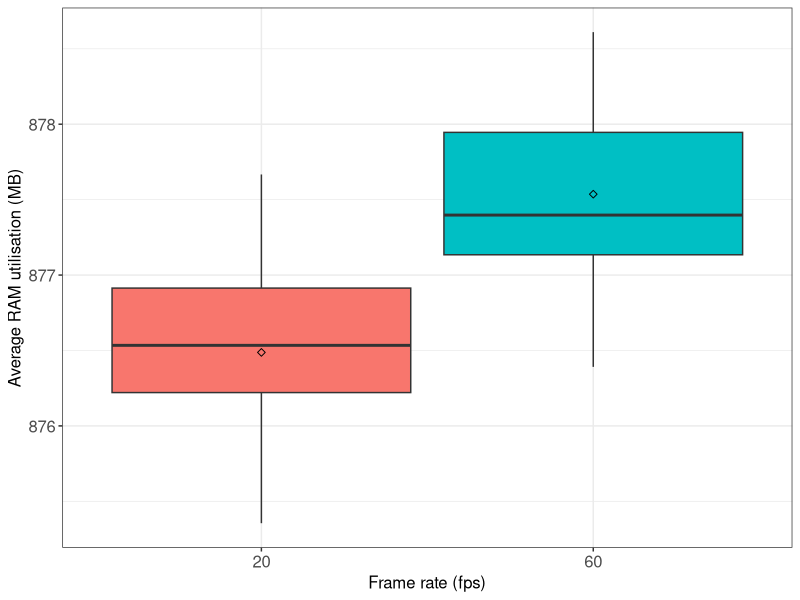
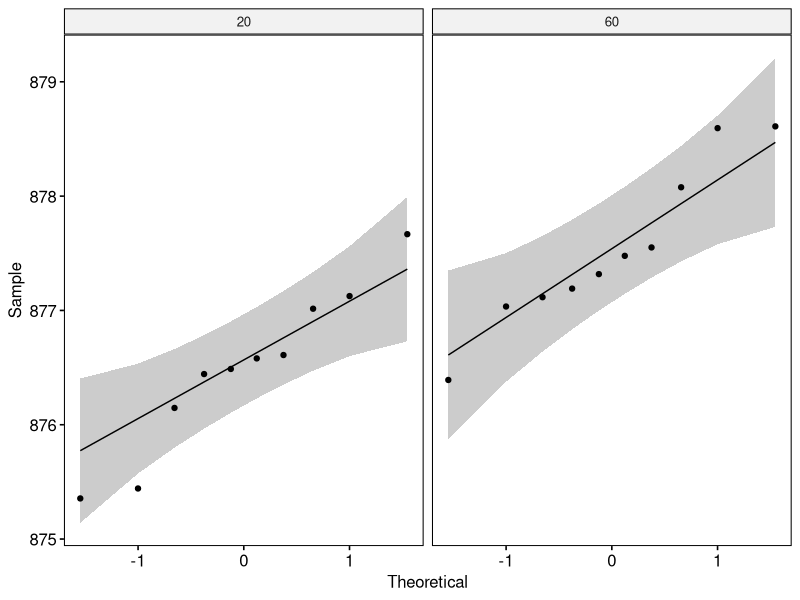

Write R code to recreate these figures, in order.
## ---- chunk 1
if (!require('tidyverse')) install.packages('tidyverse', dependencies = TRUE); library('tidyverse')
if (!require('ggpubr')) install.packages('ggpubr', dependencies = TRUE); library('ggpubr')
if (!require('rstatix')) install.packages('rstatix', dependencies = TRUE); library('rstatix')
if (!require('ggplot2')) install.packages('ggplot2', dependencies = TRUE); library('ggplot2')
## ---- chunk 2
data <- read.csv(file = '../../raw_data/test_frame_rate/run_table.csv')
data$avg_memory_util <- data$avg_memory_util / 1000000
data <- subset(data, select = c(X__run_id, frame_rate, avg_memory_util))
data$frame_rate <- as.factor(data$frame_rate)
data$avg_memory_util <- as.numeric(data$avg_memory_util)
## ---- chunk 3
data %>%
  group_by(frame_rate) %>%
  get_summary_stats(avg_memory_util, type = "mean_sd")
## ---- chunk 4
#pdf(file = "../../figures/frame_rate_effect/ram-utilisation.pdf")

ggplot(data, aes(x = frame_rate, y = avg_memory_util, fill = frame_rate)) +
  theme_bw() + 
  geom_boxplot(width = 0.9, outlier.size = 0.5) + 
  stat_summary(fun = mean, color = 'black', geom = 'point', shape = 5, size = 1.5) +
  labs(x = "Frame rate (fps)", y = "Average RAM utilisation (MB)") +
  theme(legend.position = 'none') +
  theme(
    axis.title.x = element_text(size = 12, family = 'sans'),
    axis.title.y = element_text(size = 12, family = 'sans'),
    axis.text.x = element_text(size = 12, family = 'sans'),
    axis.text.y = element_text(size = 12, family = 'sans')
  )

#dev.off()
## ---- chunk 5
data %>% 
  group_by(frame_rate) %>%
  identify_outliers(avg_memory_util)
## ---- chunk 6
ggqqplot(data, x = "avg_memory_util", facet.by = "frame_rate")
## ---- chunk 7
data %>%
  group_by(frame_rate) %>%
  shapiro_test(avg_memory_util)
## ---- chunk 8
data %>%
  t_test(avg_memory_util ~ frame_rate) %>%
  add_significance()
## ---- chunk 9
data %>%
  cohens_d(avg_memory_util ~ frame_rate)
